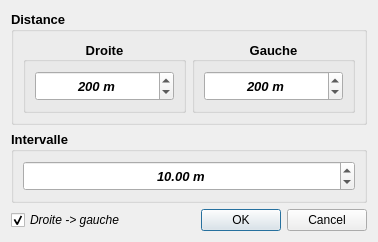
<?xml version="1.0" encoding="UTF-8"?>
<ui version="4.0">
 <class>SelectionnerInterval</class>
 <widget class="QDialog" name="SelectionnerInterval">
  <property name="windowModality">
   <enum>Qt::ApplicationModal</enum>
  </property>
  <property name="geometry">
   <rect>
    <x>0</x>
    <y>0</y>
    <width>378</width>
    <height>239</height>
   </rect>
  </property>
  <property name="minimumSize">
   <size>
    <width>0</width>
    <height>0</height>
   </size>
  </property>
  <property name="maximumSize">
   <size>
    <width>1000</width>
    <height>1000</height>
   </size>
  </property>
  <property name="windowTitle">
   <string>Définir les transects</string>
  </property>
  <layout class="QGridLayout" name="gridLayout_5">
   <item row="0" column="0">
    <widget class="QGroupBox" name="groupBox_3">
     <property name="font">
      <font>
       <pointsize>10</pointsize>
       <weight>75</weight>
       <bold>true</bold>
      </font>
     </property>
     <property name="title">
      <string>Distance</string>
     </property>
     <property name="flat">
      <bool>true</bool>
     </property>
     <layout class="QGridLayout" name="gridLayout_3">
      <item row="0" column="0">
       <layout class="QHBoxLayout" name="horizontalLayout">
        <item>
         <widget class="QGroupBox" name="groupBox">
          <property name="title">
           <string>Droite</string>
          </property>
          <property name="alignment">
           <set>Qt::AlignCenter</set>
          </property>
          <layout class="QGridLayout" name="gridLayout_2">
           <item row="0" column="0">
            <widget class="QDoubleSpinBox" name="spx_dist_droite">
             <property name="minimumSize">
              <size>
               <width>0</width>
               <height>30</height>
              </size>
             </property>
             <property name="font">
              <font>
               <pointsize>10</pointsize>
               <weight>75</weight>
               <italic>true</italic>
               <bold>true</bold>
              </font>
             </property>
             <property name="layoutDirection">
              <enum>Qt::LeftToRight</enum>
             </property>
             <property name="wrapping">
              <bool>false</bool>
             </property>
             <property name="frame">
              <bool>true</bool>
             </property>
             <property name="alignment">
              <set>Qt::AlignCenter</set>
             </property>
             <property name="buttonSymbols">
              <enum>QAbstractSpinBox::UpDownArrows</enum>
             </property>
             <property name="showGroupSeparator" stdset="0">
              <bool>false</bool>
             </property>
             <property name="suffix">
              <string> m</string>
             </property>
             <property name="decimals">
              <number>0</number>
             </property>
             <property name="minimum">
              <double>0.000000000000000</double>
             </property>
             <property name="maximum">
              <double>1000.000000000000000</double>
             </property>
             <property name="singleStep">
              <double>10.000000000000000</double>
             </property>
             <property name="value">
              <double>200.000000000000000</double>
             </property>
            </widget>
           </item>
          </layout>
         </widget>
        </item>
        <item>
         <widget class="QGroupBox" name="groupBox_2">
          <property name="title">
           <string>Gauche</string>
          </property>
          <property name="alignment">
           <set>Qt::AlignCenter</set>
          </property>
          <layout class="QGridLayout" name="gridLayout">
           <item row="0" column="0">
            <widget class="QDoubleSpinBox" name="spx_dist_gauche">
             <property name="minimumSize">
              <size>
               <width>0</width>
               <height>30</height>
              </size>
             </property>
             <property name="font">
              <font>
               <pointsize>10</pointsize>
               <weight>75</weight>
               <italic>true</italic>
               <bold>true</bold>
              </font>
             </property>
             <property name="layoutDirection">
              <enum>Qt::LeftToRight</enum>
             </property>
             <property name="wrapping">
              <bool>false</bool>
             </property>
             <property name="frame">
              <bool>true</bool>
             </property>
             <property name="alignment">
              <set>Qt::AlignCenter</set>
             </property>
             <property name="buttonSymbols">
              <enum>QAbstractSpinBox::UpDownArrows</enum>
             </property>
             <property name="showGroupSeparator" stdset="0">
              <bool>false</bool>
             </property>
             <property name="suffix">
              <string> m</string>
             </property>
             <property name="decimals">
              <number>0</number>
             </property>
             <property name="minimum">
              <double>0.000000000000000</double>
             </property>
             <property name="maximum">
              <double>1000.000000000000000</double>
             </property>
             <property name="singleStep">
              <double>10.000000000000000</double>
             </property>
             <property name="value">
              <double>200.000000000000000</double>
             </property>
            </widget>
           </item>
          </layout>
         </widget>
        </item>
       </layout>
      </item>
     </layout>
    </widget>
   </item>
   <item row="1" column="0">
    <widget class="QGroupBox" name="groupBox_4">
     <property name="font">
      <font>
       <pointsize>10</pointsize>
       <weight>75</weight>
       <bold>true</bold>
      </font>
     </property>
     <property name="title">
      <string>Intervalle</string>
     </property>
     <property name="flat">
      <bool>true</bool>
     </property>
     <layout class="QGridLayout" name="gridLayout_4">
      <item row="0" column="0">
       <widget class="QDoubleSpinBox" name="spx_intervalle">
        <property name="minimumSize">
         <size>
          <width>0</width>
          <height>30</height>
         </size>
        </property>
        <property name="font">
         <font>
          <pointsize>10</pointsize>
          <weight>75</weight>
          <italic>true</italic>
          <bold>true</bold>
         </font>
        </property>
        <property name="layoutDirection">
         <enum>Qt::LeftToRight</enum>
        </property>
        <property name="wrapping">
         <bool>false</bool>
        </property>
        <property name="frame">
         <bool>true</bool>
        </property>
        <property name="alignment">
         <set>Qt::AlignCenter</set>
        </property>
        <property name="buttonSymbols">
         <enum>QAbstractSpinBox::UpDownArrows</enum>
        </property>
        <property name="showGroupSeparator" stdset="0">
         <bool>false</bool>
        </property>
        <property name="suffix">
         <string> m</string>
        </property>
        <property name="minimum">
         <double>0.010000000000000</double>
        </property>
        <property name="maximum">
         <double>99999.000000000000000</double>
        </property>
        <property name="singleStep">
         <double>10.000000000000000</double>
        </property>
        <property name="value">
         <double>10.000000000000000</double>
        </property>
       </widget>
      </item>
     </layout>
    </widget>
   </item>
   <item row="2" column="0">
    <spacer name="verticalSpacer">
     <property name="orientation">
      <enum>Qt::Vertical</enum>
     </property>
     <property name="sizeHint" stdset="0">
      <size>
       <width>20</width>
       <height>40</height>
      </size>
     </property>
    </spacer>
   </item>
   <item row="3" column="0">
    <layout class="QHBoxLayout" name="horizontalLayout_2">
     <item>
      <widget class="QCheckBox" name="chk_inverser">
       <property name="font">
        <font>
         <italic>true</italic>
        </font>
       </property>
       <property name="text">
        <string>Droite -&gt; gauche</string>
       </property>
       <property name="checked">
        <bool>true</bool>
       </property>
      </widget>
     </item>
     <item>
      <widget class="QDialogButtonBox" name="buttonBox">
       <property name="orientation">
        <enum>Qt::Horizontal</enum>
       </property>
       <property name="standardButtons">
        <set>QDialogButtonBox::Cancel|QDialogButtonBox::Ok</set>
       </property>
      </widget>
     </item>
    </layout>
   </item>
  </layout>
 </widget>
 <resources/>
 <connections>
  <connection>
   <sender>buttonBox</sender>
   <signal>accepted()</signal>
   <receiver>SelectionnerInterval</receiver>
   <slot>accept()</slot>
   <hints>
    <hint type="sourcelabel">
     <x>248</x>
     <y>254</y>
    </hint>
    <hint type="destinationlabel">
     <x>157</x>
     <y>274</y>
    </hint>
   </hints>
  </connection>
  <connection>
   <sender>buttonBox</sender>
   <signal>rejected()</signal>
   <receiver>SelectionnerInterval</receiver>
   <slot>reject()</slot>
   <hints>
    <hint type="sourcelabel">
     <x>316</x>
     <y>260</y>
    </hint>
    <hint type="destinationlabel">
     <x>286</x>
     <y>274</y>
    </hint>
   </hints>
  </connection>
 </connections>
</ui>
